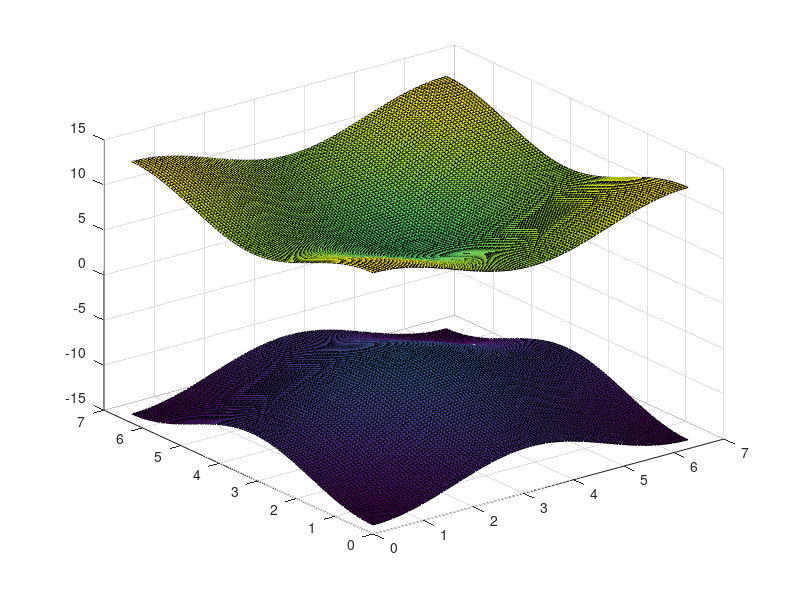

The MATLAB script that drew this image:
% constants
k_points = 100;
t = 1; % should be positive 
d = 1; % delta (not prime) 
m = 10; % mu (not prime) 

% define Hamiltonian
H = '@(x,y,a,b,c) [ - c - 2*a*( cos(x) + cos(y) ) , b*( sin(x) - 1j*sin(y) ); b*( sin(x) + 1j*sin(y) ) , c + 2*a*( cos(x) + cos(y) ) ]';
%dk1H = '@(x,y,a,b,c) [ 2*a* cos(x) + cos(y) ) , b*( sin(x) - 1j*sin(y) ); b*( sin(x) + 1j*sin(y) ) , c + 2*a*( cos(x) + cos(y) ) ]'; TO DO
H = str2func(H);

% generate grid of k values
[K1,K2] = meshgrid(linspace(0,2*pi,k_points),linspace(0,2*pi,k_points));

% initialize band function evaluated on grid
Band = zeros(size(K1));
Curvature = zeros(size(K1)); 

% compute band function over grid
for i = 1:k_points;
 for j = 1:k_points;
  k1 = K1(i,i); k2 = K2(j,j);
  H_loc = H(k1,k2,t,d,m);
  [V,D] = eig(H_loc);
  [~,idx]=sort(diag(D));
  D = D(idx,idx); V = V(:,idx);
  Band(i,j) = D(1,1); 
  %Curvature(i,j) =  TO DO
 end
end

% plot band functions 
figure
surf( K1, K2, Band ); hold on; surf( K1, K2, -Band );
